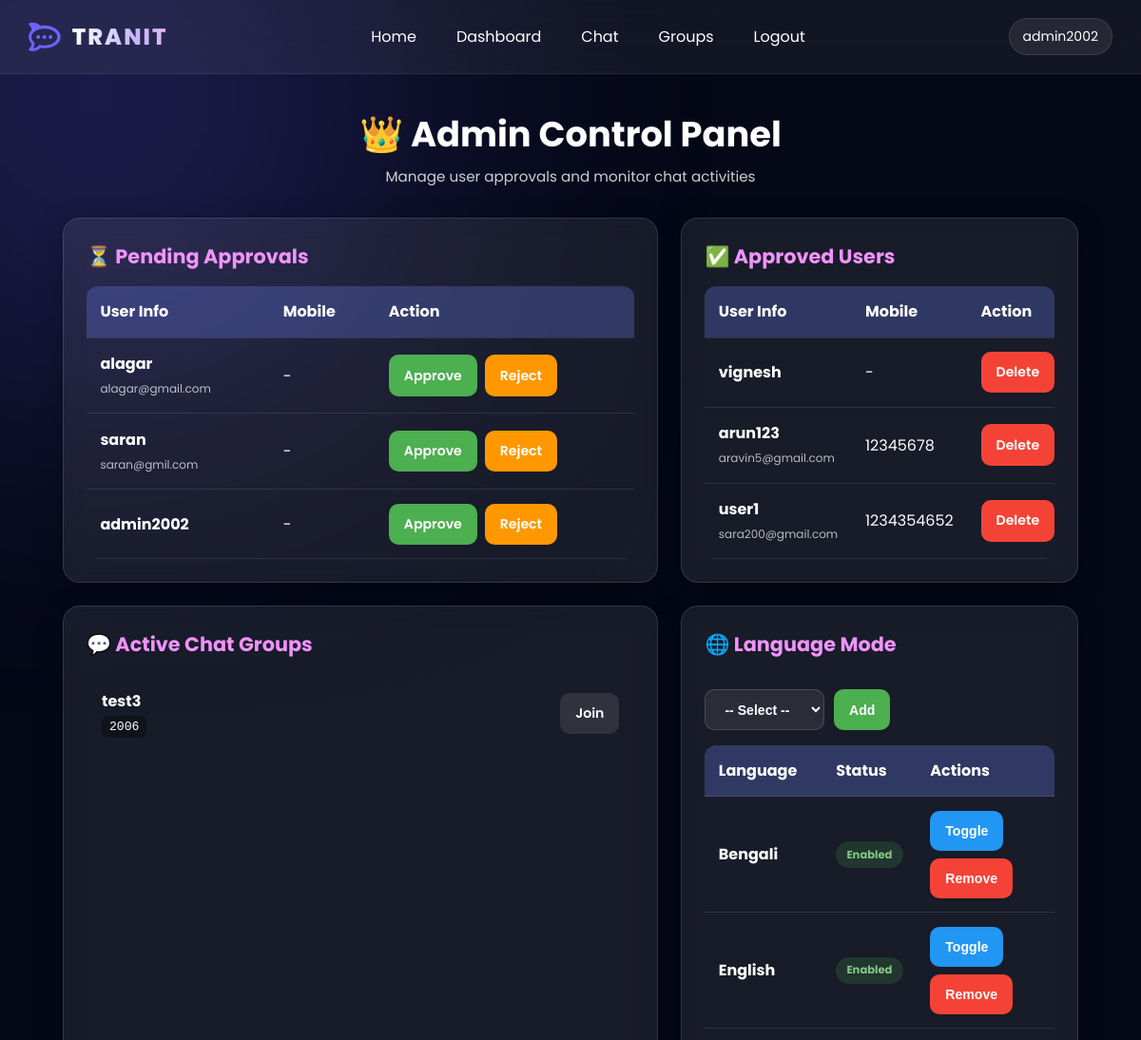
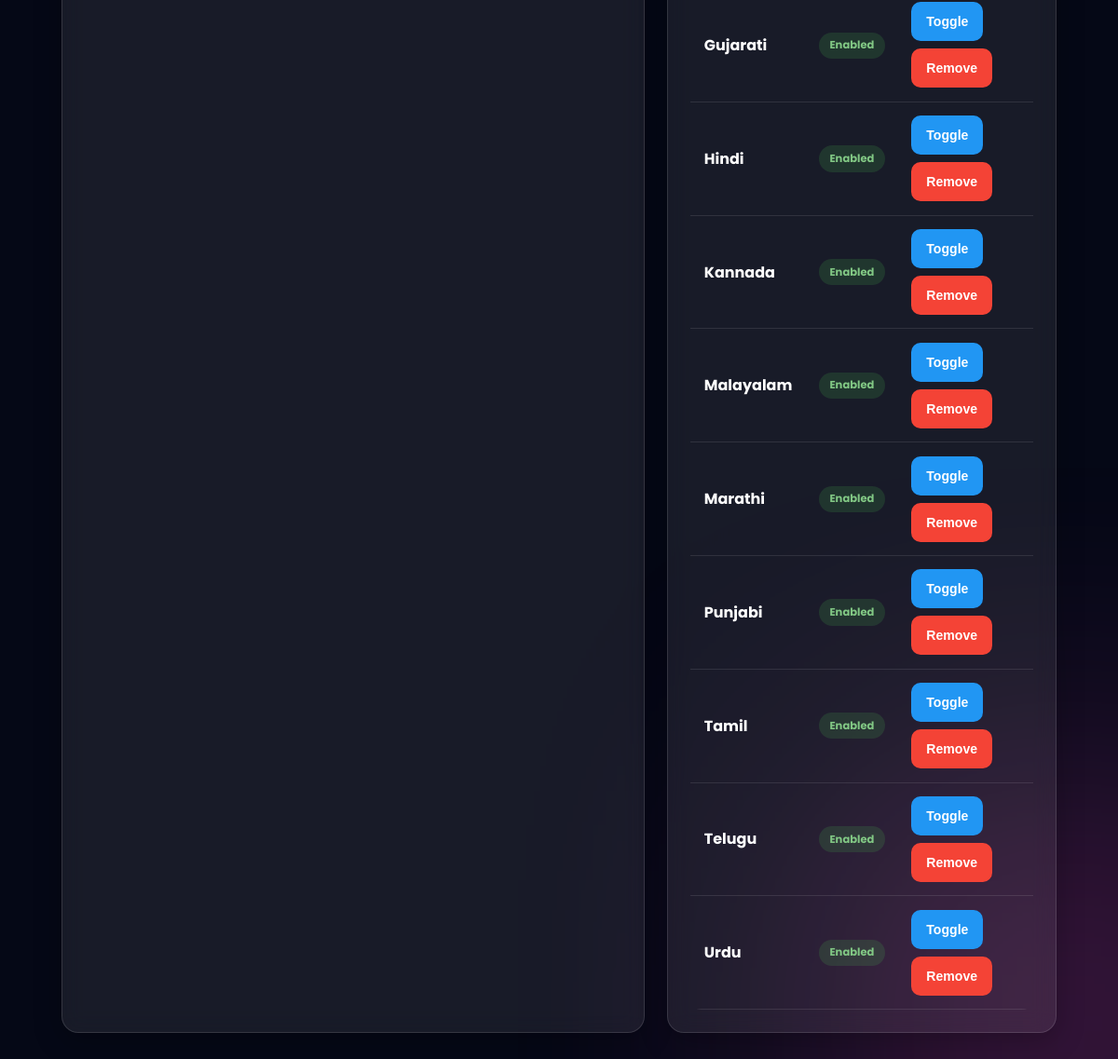
Page /dashboard/ (signed in) on the committed database (2 pictures, top to bottom).
### chatapp/models.py (models this page shows, shortened)
class UserProfile(models.Model):
    user = models.OneToOneField(User, on_delete=models.CASCADE, related_name='profile')
    is_approved = models.BooleanField(default=False)
    mobile_number = models.CharField(max_length=15, blank=True, null=True, verbose_name="Mobile Number")

class Group(models.Model):
    name = models.CharField(max_length=100)
    code = models.CharField(max_length=10, unique=True)
    created_at = models.DateTimeField(auto_now_add=True)
    last_activity = models.DateTimeField(auto_now_add=True)
    created_by = models.ForeignKey(User, on_delete=models.CASCADE, related_name='created_groups', null=True, blank=True)
    class Meta:
        ordering = ['-last_activity']
        indexes = [
            models.Index(fields=['last_activity']),
            models.Index(fields=['created_at']),
        ]

class Language(models.Model):
    name = models.CharField(max_length=100, unique=True)
    is_active = models.BooleanField(default=True)
    created_at = models.DateTimeField(auto_now_add=True)

### chatapp/views.py (the view)
# urls.py: path("dashboard/", views.dashboard, name="dashboard"),
def dashboard(request):
    if not request.user.is_superuser:
        return redirect("home")
    pending_users = UserProfile.objects.filter(is_approved=False)
    approved_users = UserProfile.objects.filter(is_approved=True).exclude(user__is_superuser=True)
    all_groups = Group.objects.all()
    all_languages = Language.objects.all().order_by('name')
    return render(request, "dashboard.html", {
        "pending_users": pending_users,
        "approved_users": approved_users,
        "groups": all_groups,
        "languages": all_languages
    })

### chatapp/templates/dashboard.html (shortened to what this page needs)
{% extends 'base.html' %}
{% block content %}
<div class="dashboard-container">
    <div class="dashboard-header">
        <h1>👑 Admin Control Panel</h1>
        <p>Manage user approvals and monitor chat activities</p>
    </div>
    <div class="dashboard-grid">
        <div class="card">
            <h2>⏳ Pending Approvals</h2>
            <div class="table-responsive">
                <table>
                    <thead>
                        <tr>
                            <th>User Info</th>
                            <th>Mobile</th>
                            <th>Action</th>
                        </tr>
                    </thead>
                    <tbody>
                        {% for profile in pending_users %}
                        <tr>
                            <td>
                                <strong>{{ profile.user.username }}</strong>
                                <br>
                                <span style="font-size:0.75rem; opacity:0.7;">
                                    {{ profile.user.email }}
                                </span>
                            </td>
                            <td>
                                {{ profile.mobile_number|default:"-" }}
                            </td>
                            <td>
                                <div class="action-flex">
                                    <a href="{% url 'approve_user' profile.id %}"
                                       class="btn btn-approve">
                                        Approve
                                    </a>
                                    <a href="{% url 'reject_user' profile.id %}"
                                       class="btn btn-reject"
                                       onclick="return confirm('Reject and delete this user?')">
                                        Reject
                                    </a>
                                </div>
                            </td>
                        </tr>
                        {% endfor %}
                    </tbody>
                </table>
            </div>
        </div>
        <div class="card">
            <h2>✅ Approved Users</h2>
            <div class="table-responsive">
                <table>
                    <thead>
                        <tr>
                            <th>User Info</th>
                            <th>Mobile</th>
                            <th>Action</th>
                        </tr>
                    </thead>
                    <tbody>
                        {% for profile in approved_users %}
                        <tr>
                            <td>
                                <strong>{{ profile.user.username }}</strong>
                                <br>
                                <span style="font-size:0.75rem; opacity:0.7;">
                                    {{ profile.user.email }}
                                </span>
                            </td>
                            <td>
                                {{ profile.mobile_number|default:"-" }}
                            </td>
                            <td>
                                <a href="{% url 'delete_user' profile.id %}"
                                   class="btn btn-delete"
                                   onclick="return confirm('Delete this user permanently?')">
                                    Delete
                                </a>
                            </td>
                        </tr>
                        {% endfor %}
                    </tbody>
                </table>
            </div>
        </div>
        <div class="card">
            <h2>💬 Active Chat Groups</h2>
            <div style="max-height:500px; overflow-y:auto;">
                {% for group in groups %}
                <div class="group-item">
                    <div>
                        <strong>{{ group.name }}</strong>
                        <br>
                        <code>{{ group.code }}</code>
                    </div>
                    <a href="{% url 'group' group.code %}"
                       class="btn"
                       style="background:rgba(255,255,255,0.1);">
                        Join
                    </a>
                </div>
                {% empty %}
                <p style="text-align:center; padding:2rem; opacity:0.5;">
                    No groups created.
                </p>
                {% endfor %}
            </div>
        </div>
        <div class="card">
            <div class="card-header-flex">
                <h2>🌐 Language Mode</h2>
                <div class="header-actions">
                    <select id="language-select" class="btn">
                        <option value="">-- Select --</option>
                    </select>
                    <button class="btn btn-approve"
                            onclick="addLanguage()">
                        Add
                    </button>
                </div>
            </div>
            <div class="table-responsive">
                <table>
                    <thead>
                        <tr>
                            <th>Language</th>
                            <th>Status</th>
                            <th>Actions</th>
                        </tr>
                    </thead>
                    <tbody id="language-table-body">
                        {% for lang in languages %}
                        <tr id="lang-row-{{ lang.id }}">
                            <td>
                                <strong>{{ lang.name }}</strong>
                            </td>
                            <td>
                                <span id="lang-status-{{ lang.id }}"
                                      class="status-badge {% if lang.is_active %}status-active{% else %}status-inactive{% endif %}">
                                    {{ lang.is_active|yesno:"Enabled,Disabled" }}
                                </span>
                            </td>
                            <td>
                                <div class="action-flex">
                                    <button onclick="toggleLanguage('{{ lang.id }}')"
                                            class="btn btn-toggle">
                                        Toggle
                                    </button>
                                    <button onclick="deleteLanguage('{{ lang.id }}')"
                                            class="btn btn-delete">
                                        Remove
                                    </button>
                                </div>
                            </td>
                        </tr>
                        {% endfor %}
                    </tbody>
                </table>
            </div>
        </div>
    </div>
</div>
{% endblock %}

### chatapp/templates/base.html (shortened to what this page needs)
<!DOCTYPE html>
<html lang="en">
<head>
    <link rel="stylesheet" href="https://cdnjs.cloudflare.com/ajax/libs/font-awesome/6.5.1/css/all.min.css" />
</head>
<body>
    <nav>
        <div class="logo">
            <a href="{% url 'home' %}" class="logo-link">
                <i class="fa-brands fa-rocketchat"></i>
                <span>TRANIT</span>
            </a>
        </div>
        <div class="nav-links">
            <a href="{% url 'home' %}">Home</a>
            {% if user.is_authenticated %}
            {% if user.is_superuser %}
            <a href="{% url 'dashboard' %}">Dashboard</a>
            {% endif %}
            <a href="{% url 'chat' %}">Chat</a>
            <a href="{% url 'group_manage' %}">Groups</a>
            <a href="{% url 'logout' %}">Logout</a>
            {% else %}
            <a href="{% url 'login' %}">Login</a>
            <a href="{% url 'register' %}">Register</a>
            {% endif %}
        </div>
        {% if user.is_authenticated %}
        <div class="user-badge">
            {{ user.username }}
        </div>
        {% endif %}
    </nav>
    {% block content %}
    {% endblock %}
</body>
</html>

### chatapp/templates/base.html (style rules this page uses)
* { margin: 0; padding: 0; box-sizing: border-box; }
html, body { width: 100%; overflow-x: hidden; }
body { font-family: 'Poppins', sans-serif; background: #050816; color: white; position: relative; }
body::before { content: ''; position: fixed; width: 600px; height: 600px; background: #6c63ff; filter: blur(150px); opacity: 0.25; top: -200px; left: -200px; z-index: -1; }
body::after { content: ''; position: fixed; width: 500px; height: 500px; background: #ff4ecd; filter: blur(150px); opacity: 0.25; bottom: -200px; right: -200px; z-index: -1; }
nav { width: 100%; display: flex; justify-content: space-between; align-items: center; padding: 16px 30px; background: rgba(255, 255, 255, 0.06); backdrop-filter: blur(20px); position: sticky; top: 0; z-index: 999; border-bottom: 1px solid rgba(255, 255, 255, 0.08); }
.logo { display: flex; align-items: center; flex-shrink: 0; }
.logo-link { display: flex; align-items: center; gap: 12px; text-decoration: none; transition: 0.35s ease; }
.logo-link i { font-size: 30px; color: #6c63ff; animation: logoFloat 3s ease-in-out infinite; transition: 0.4s ease; }
.logo-link span { font-size: 24px; font-weight: 800; letter-spacing: 2px; background: linear-gradient(90deg, #ffffff, #c4b5fd, #ffb4e6, #ffffff); background-size: 200% auto; -webkit-background-clip: text; -webkit-text-fill-color: transparent; animation: textGlow 5s linear infinite; }
.nav-links { display: flex; align-items: center; gap: 10px; transition: 0.4s ease; }
.nav-links a { color: white; text-decoration: none; padding: 10px 16px; border-radius: 30px; position: relative; overflow: hidden; transition: 0.3s ease; }
.nav-links a::after { content: ''; position: absolute; width: 0%; height: 100%; top: 0; left: 50%; transform: translateX(-50%); background: linear-gradient(135deg, #6c63ff, #ff4ecd); transition: 0.4s ease; z-index: -1; border-radius: 30px; }
.user-badge { padding: 8px 14px; border-radius: 20px; background: rgba(255, 255, 255, 0.08); border: 1px solid rgba(255, 255, 255, 0.1); font-size: 14px; }

### rows in the picture
UserProfile: user.username "alagar", user.email "alagar@gmail.com", mobile_number "-"
UserProfile: user.username "saran", user.email "saran@gmil.com", mobile_number "-"
UserProfile: user.username "admin2002", mobile_number "-"
UserProfile: user.username "vignesh", mobile_number "-"
UserProfile: user.username "arun123", user.email "aravin5@gmail.com", mobile_number "12345678"
UserProfile: user.username "user1", user.email "sara200@gmail.com", mobile_number "1234354652"
Group: name "test3", code "2006"
Language: name "Bengali", is_active "Enabled"
Language: name "English", is_active "Enabled"
Language: name "Gujarati", is_active "Enabled"
Language: name "Hindi", is_active "Enabled"
Language: name "Kannada", is_active "Enabled"
Language: name "Malayalam", is_active "Enabled"
Language: name "Marathi", is_active "Enabled"
Language: name "Punjabi", is_active "Enabled"
Language: name "Tamil", is_active "Enabled"
Language: name "Telugu", is_active "Enabled"
Language: name "Urdu", is_active "Enabled"

### other values in the picture
{{ user.username }} "admin2002"
